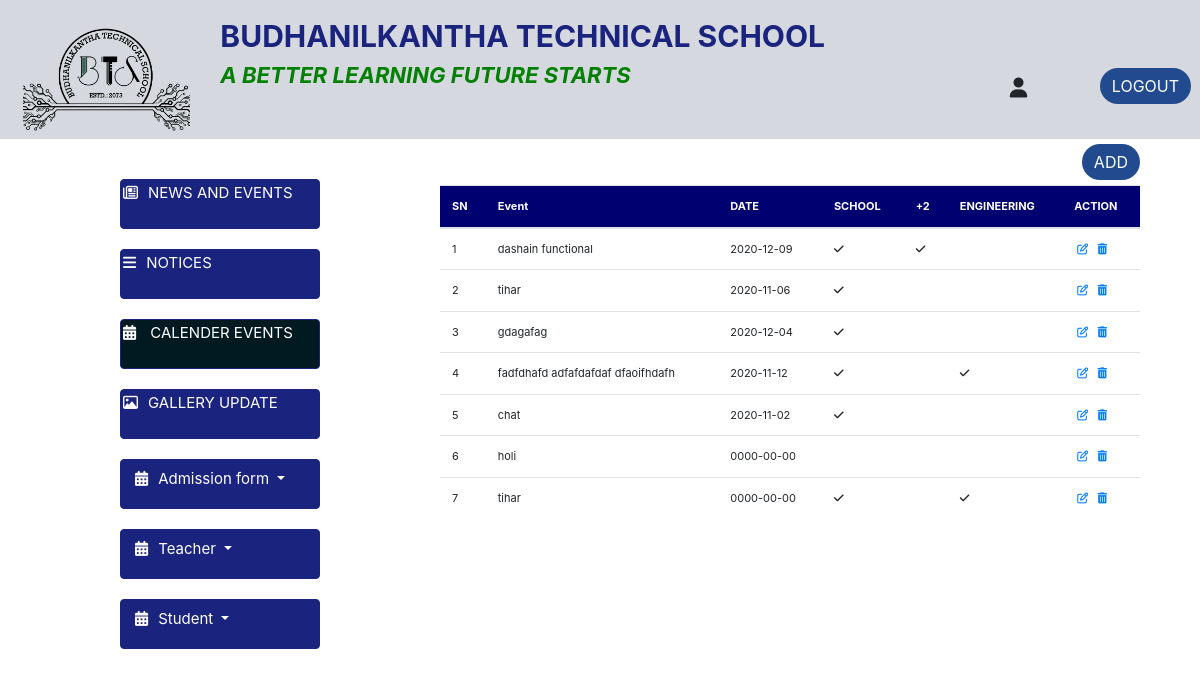
/admin/event_table.php, run on an earlier commit of the app's database.
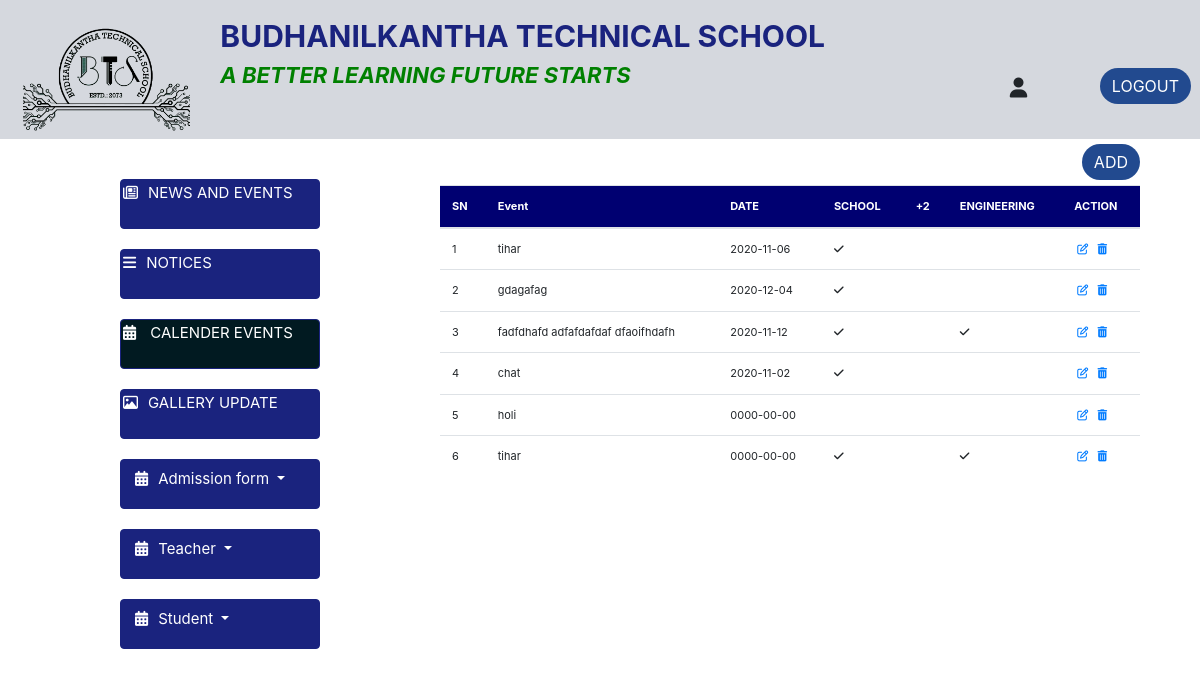
And on a later commit of the database.
### tables this page shows
CREATE TABLE `calender` (
  `id` int(11) NOT NULL,
  `event` text NOT NULL,
  `date` date NOT NULL,
  `school` int(11) NOT NULL,
  `plus2` int(11) NOT NULL,
  `engineering` int(11) NOT NULL
);

### admin/event_table.php (the view, shortened to what this page needs)
<?php
include('include/connection.php');
$sql="select *from calender order by id desc ";
$result=mysqli_query($db,$sql);
?>
<!DOCTYPE html>
<html>
<head>
    <link rel="stylesheet" href="path/to/font-awesome/css/font-awesome.min.css">
    <link rel="stylesheet" type="text/css" href="frontpage/css/bootstrap.min.css" />
    <link rel="stylesheet" type="text/css" href="frontpage/css/font-awesome.min.css" />
    <link rel="stylesheet" href="../frontpage/css/style.css" />
    <link rel="stylesheet" href="https://stackpath.bootstrapcdn.com/bootstrap/4.5.2/css/bootstrap.min.css">
    <link rel="stylesheet" type="text/css" href="landing.css">
</head>
<body>
    <?php
        include('include/topbar.php');
   ?>
    <div class="container">
        <div class="row">
            <?php
         include('include/sidebar.php');
     ?>
            <div class="col-lg-8 col-md-8 col-sm-12">
                <div class="container">
                    <a  href="events.php?type=insert" class="btn btn-primary" style="background-color: #224a8f; border: none; border-radius: 20px; margin-bottom: 5px; margin-top:5px;float: right;">ADD</a>
                            <table class="table">
                                <thead class="blue " >
                                    <tr >
                                        <TH>SN</TH>
                                        <th>Event</th>
                                        <th>DATE</th>
                                        <th>SCHOOL</th>
                                        <th>+2</th>
                                        <th>ENGINEERING</th>
                                        <th>ACTION</th>
                                    </tr>
                                </thead>
                                <?php
                                 $x=1;
                                 while($calender=mysqli_fetch_array($result))
                             {
                                 ?>
                                <tr>
                                   <td><?php echo htmlentities($x); ?></td>
                                    <td><?php echo  htmlentities($calender['event']);?></td>
                                    <td> <?php echo htmlentities($calender['date']); ?> </td>
                                    <td><?php
                                             if($calender['school']==1)
                                              {
                                                ?>
                                            <i class="fa fa-check"></i>
                                        <?php }
                                         ?>
                                    </td>
                                    <td><?php
                                             if($calender['plus2']==1)
                                              {
                                                ?>
                                            <i class="fa fa-check"></i>
                                        <?php }
                                         ?>
                                    </td>
                                    <td><?php
                                             if($calender['engineering']==1)
                                              {
                                                ?>
                                            <i class="fa fa-check"></i>
                                        <?php }
                                         ?>
                                    </td>
                                    <td>
                                        <a href="events.php?type=edit&&id=<?php echo $calender['id']; ?>"><i class="fa fa-edit"> </i></a>
                                        <a href="delete.php?id=<?php echo $calender['id']; ?>&&type=calender"><i class="fa fa-trash"> </i></a>
                                    </td>
                                </tr>
                              <?php
                              $x++;
                            }
                              ?>
                            </table>
                        </div>
                    </div>
                </div>
            </div>
</body>
</body>
</html>

What changed in the data, as far as the page shows it:
removed calender: event "dashain functional", date "2020-12-09", school 1 (drawn), plus2 1 (drawn)
